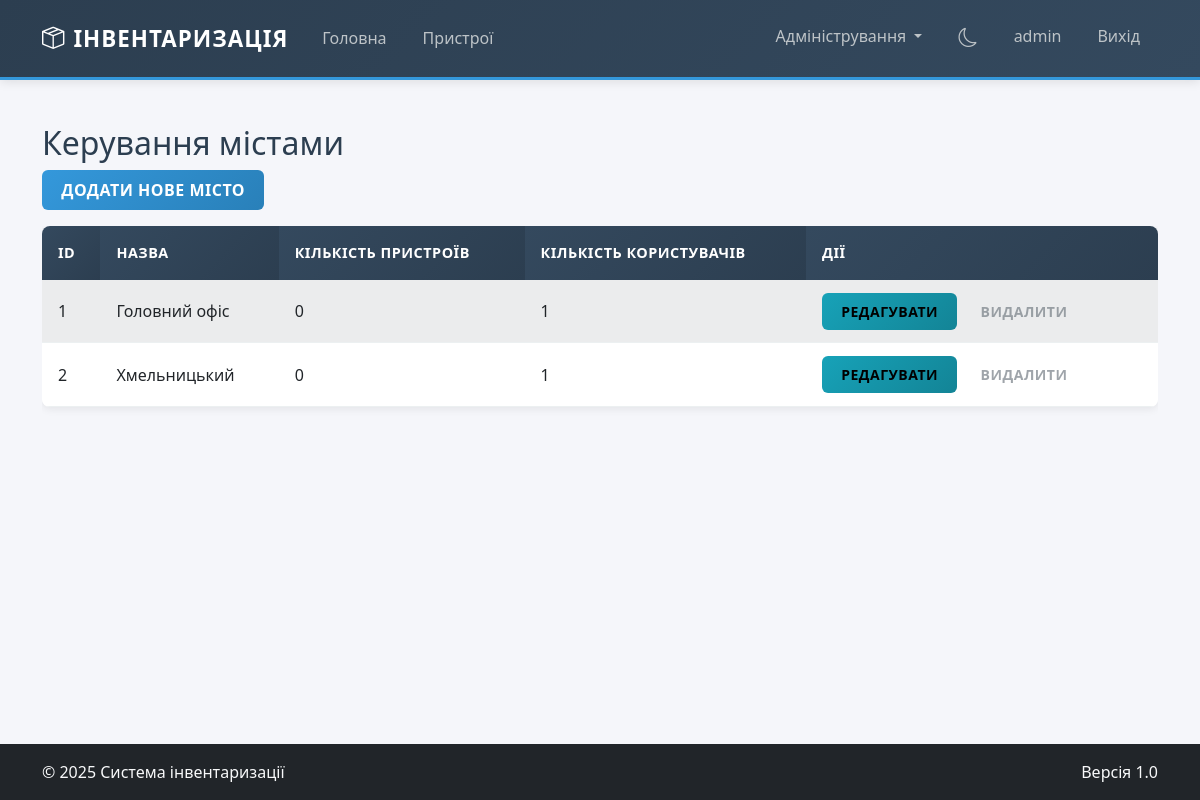
Screenshot of /admin/cities (signed in) with the database file from the repository.
### models.py (models this page shows)
class User(UserMixin, db.Model):
    id = db.Column(db.Integer, primary_key=True)
    username = db.Column(db.String(80), unique=True, nullable=False)
    password_hash = db.Column(db.String(255), nullable=False)
    is_admin = db.Column(db.Boolean, default=False)
    is_active = db.Column(db.Boolean, default=True)
    city_id = db.Column(db.Integer, db.ForeignKey('city.id'), nullable=False)
    created_at = db.Column(db.DateTime, default=datetime.utcnow)
    last_login = db.Column(db.DateTime)
    activities = db.relationship('UserActivity', backref='user', lazy=True)
    device_histories = db.relationship('DeviceHistory', backref='user', lazy=True)

class City(db.Model):
    id = db.Column(db.Integer, primary_key=True)
    name = db.Column(db.String(100), nullable=False, unique=True)
    created_at = db.Column(db.DateTime, default=datetime.utcnow)
    users = db.relationship('User', backref='city', lazy=True)
    devices = db.relationship('Device', backref='city', lazy=True)

### blueprints/admin.py (the view)
@admin_bp.route('/cities')
@login_required
@admin_required
def admin_cities():
    cities = City.query.all()
    return render_template('admin/cities.html', cities=cities)

### app.py (called while the page is built)
@login_manager.user_loader
def load_user(user_id):
    return User.query.get(int(user_id))

### utils.py (called while the page is built)
def admin_required(f):
    @wraps(f)
    def decorated_function(*args, **kwargs):
        if not current_user.is_authenticated or not current_user.is_admin:
            abort(403)
        return f(*args, **kwargs)
    return decorated_function

### templates/admin/cities.html
{% extends "base.html" %}
{% block content %}
<h2>Керування містами</h2>
<a href="{{ url_for('admin.admin_add_city') }}" class="btn btn-primary mb-3">Додати нове місто</a>
<div class="table-responsive">
    <table class="table table-striped">
        <thead>
            <tr>
                <th>ID</th>
                <th>Назва</th>
                <th>Кількість пристроїв</th>
                <th>Кількість користувачів</th>
                <th>Дії</th>
            </tr>
        </thead>
        <tbody>
            {% for city in cities %}
            <tr>
                <td>{{ city.id }}</td>
                <td>{{ city.name }}</td>
                <td>{{ city.devices|length }}</td>
                <td>{{ city.users|length }}</td>
                <td>
                    <a href="{{ url_for('admin.admin_edit_city', city_id=city.id) }}" class="btn btn-sm btn-info">Редагувати</a>
                    {% if city.devices|length == 0 and city.users|length == 0 %}
                    <form method="POST" action="{{ url_for('admin.admin_delete_city', city_id=city.id) }}" class="d-inline" onsubmit="return confirm('Ви впевнені, що хочете видалити це місто?');">
                        <button type="submit" class="btn btn-sm btn-danger">Видалити</button>
                    </form>
                    {% else %}
                    <button class="btn btn-sm btn-outline-secondary" disabled title="Неможливо видалити місто, оскільки воно використовується">Видалити</button>
                    {% endif %}
                </td>
            </tr>
            {% endfor %}
        </tbody>
    </table>
</div>
{% endblock %}

### templates/base.html (shortened to what this page needs)
<!DOCTYPE html>
<html lang="uk" data-bs-theme="{{ request.cookies.get('theme', 'light') }}">
<head>
    <link href="https://cdn.jsdelivr.net/npm/bootstrap@5.3.0/dist/css/bootstrap.min.css" rel="stylesheet">
    <link rel="stylesheet" href="https://cdn.jsdelivr.net/npm/bootstrap-icons@1.11.0/font/bootstrap-icons.css">
</head>
<body>
    <header>
        <nav class="navbar navbar-expand-lg navbar-dark bg-dark mb-4">
            <div class="container">
                <a class="navbar-brand" href="{{ url_for('index') }}">
                    <i class="bi bi-box-seam me-2"></i>Інвентаризація
                </a>
                <div class="collapse navbar-collapse" id="navbarNav">
                    <ul class="navbar-nav me-auto">
                        <li class="nav-item">
                            <a class="nav-link" href="{{ url_for('index') }}">Головна</a>
                        </li>
                        {% if current_user.is_authenticated %}
                        <li class="nav-item">
                            <a class="nav-link" href="{{ url_for('devices.devices') }}">Пристрої</a>
                        </li>
                        {% endif %}
                    </ul>
                    <ul class="navbar-nav ms-auto">
                        {% if current_user.is_authenticated %}
                            {% if current_user.is_admin %}
                            <li class="nav-item dropdown">
                                <a class="nav-link dropdown-toggle" href="#" id="adminDropdown" role="button" data-bs-toggle="dropdown" aria-expanded="false">
                                    Адміністрування
                                </a>
                            </li>
                            {% endif %}
                            <li class="nav-item">
                                <a class="nav-link" href="{{ url_for('toggle_theme') }}">
                                    {% if request.cookies.get('theme') == 'dark' %}
                                        <i class="bi bi-sun navbar-theme-icon"></i>
                                    {% else %}
                                        <i class="bi bi-moon navbar-theme-icon"></i>
                                    {% endif %}
                                </a>
                            </li>
                            <li class="nav-item">
                                <a class="nav-link" href="#">{{ current_user.username }}</a>
                            </li>
                            <li class="nav-item">
                                <a class="nav-link" href="{{ url_for('auth.logout') }}">Вихід</a>
                            </li>
                        {% endif %}
                    </ul>
                </div>
            </div>
        </nav>
    </header>
    <main class="container mb-4">
        {% block content %}{% endblock %}
    </main>
    <footer class="bg-dark text-light py-3 mt-auto">
        <div class="container">
            <div class="row">
                <div class="col-md-6">
                    <p class="mb-0">&copy; 2025 Система інвентаризації</p>
                </div>
                <div class="col-md-6 text-md-end">
                    <p class="mb-0">Версія 1.0</p>
                </div>
            </div>
        </div>
    </footer>
</body>
</html>

### templates/base.html (style rules this page uses)
body { min-height: 100vh; display: flex; flex-direction: column; background-color: #f5f6fa; font-family: 'Segoe UI', Tahoma, Geneva, Verdana, sans-serif; color: #2c3e50; }
main { flex: 1; padding: 20px 0; }
.navbar { background: linear-gradient(135deg, #2c3e50 0%, #34495e 100%) !important; border-bottom: 3px solid #3498db; box-shadow: 0 2px 10px rgba(0,0,0,0.1); padding: 1rem 0; }
.navbar-brand { font-weight: 700; color: #ffffff !important; font-size: 1.4rem; text-transform: uppercase; letter-spacing: 1px; }
.nav-link { color: #bdc3c7 !important; font-weight: 500; transition: all 0.3s ease; padding: 0.5rem 1rem !important; border-radius: 4px; margin: 0 2px; }
.navbar-theme-icon { font-size: 1.2rem; cursor: pointer; color: #bdc3c7; transition: color 0.3s ease; }
.btn { border-radius: 6px; font-weight: 600; text-transform: uppercase; letter-spacing: 0.5px; transition: all 0.3s ease; border: none; padding: 0.5rem 1.2rem; }
.btn-primary { background: linear-gradient(135deg, #3498db 0%, #2980b9 100%); }
.btn-info { background: linear-gradient(135deg, #17a2b8 0%, #138496 100%); }
.table { background-color: #ffffff; border-radius: 8px; overflow: hidden; box-shadow: 0 2px 8px rgba(0,0,0,0.08); }
.table th { background: linear-gradient(135deg, #34495e 0%, #2c3e50 100%); color: #ffffff; border: none; font-weight: 600; text-transform: uppercase; letter-spacing: 0.5px; padding: 1rem; font-size: 0.9rem; }
.table td { padding: 0.8rem 1rem; border-bottom: 1px solid #ecf0f1; vertical-align: middle; }
.table-striped > tbody > tr:nth-of-type(odd) > td { background-color: #f8f9fa; }

### rows the page displays
User: username "admin"
City: id "1", name "Головний офіс", devices|length "0", users|length "1"
City: id "2", name "Хмельницький", devices|length "0", users|length "1"
